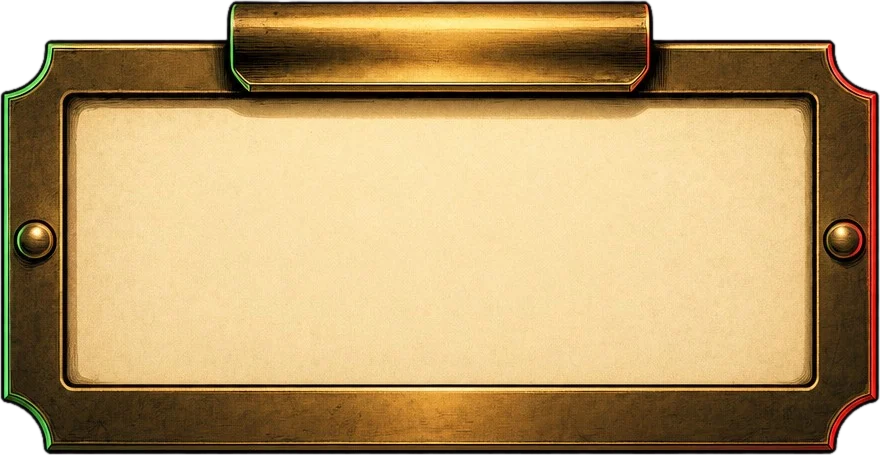
#> input picture ez/tools/concepts/worlds/comic/story/h/shop42/img/a-tag.webp, 880 x 455 px
$ python grid.py img/a-tag.webp img/c-tag.webp out.png 5
#> lines starting #> are read from the running program, lines starting #| are printed output that depends on the picture
# /usr/bin/python3 grid.py <img> <x0,y0,x1,y1> <out> [step] : crop with a labelled pixel grid (original pixels), for measuring the painted parts
import sys
from PIL import Image,ImageDraw,ImageFont
im=Image.open(sys.argv[1]).convert('RGB');x0,y0,x1,y1=map(int,sys.argv[2].split(','));st=int(sys.argv[4]) if len(sys.argv)>4 else 100
#> after `im = Image.open(sys.argv[1]).convert('RGB')`:
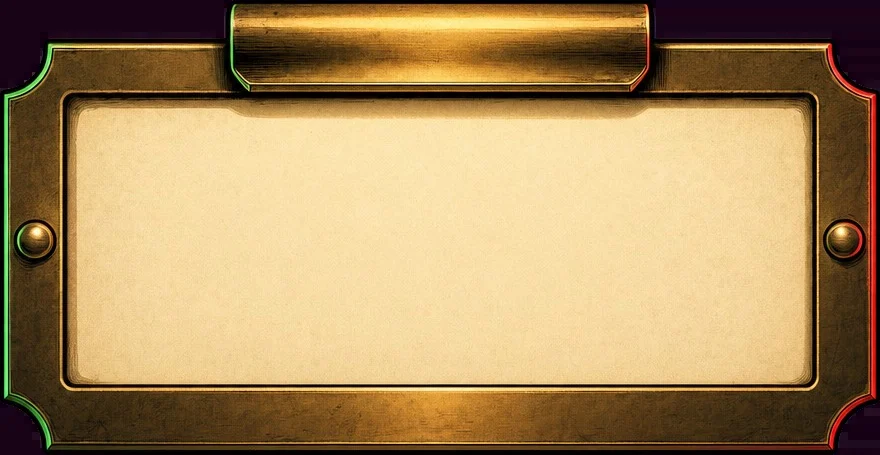
#> im: PIL image 880x455 RGB; mean R, G, B 170.1, 140.9, 95.3
#> (the run stopped early here; a loop or call above may not have finished)
